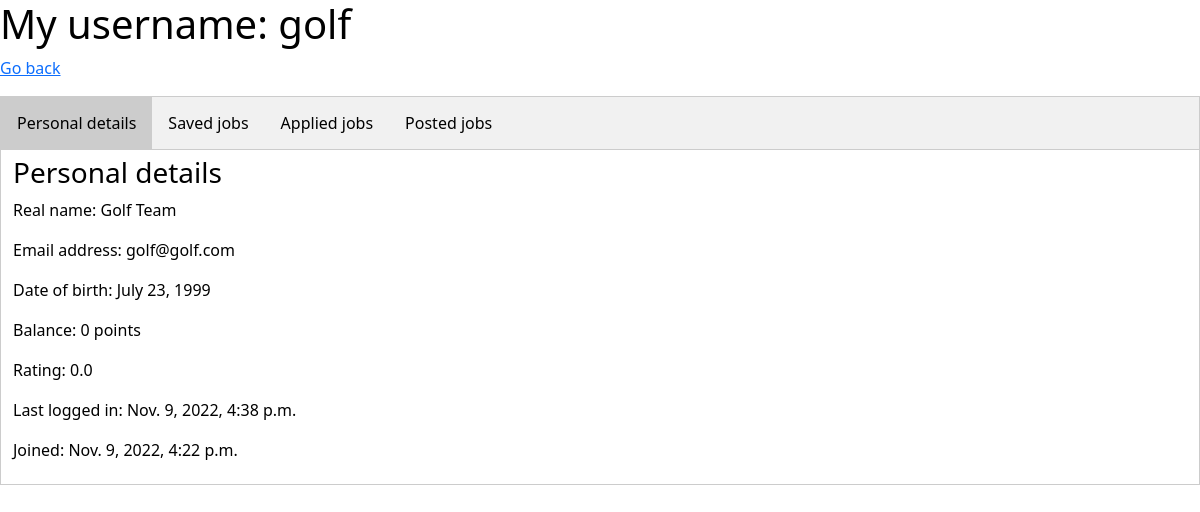
The page /profile/me/ (signed in) on the database as committed earlier.
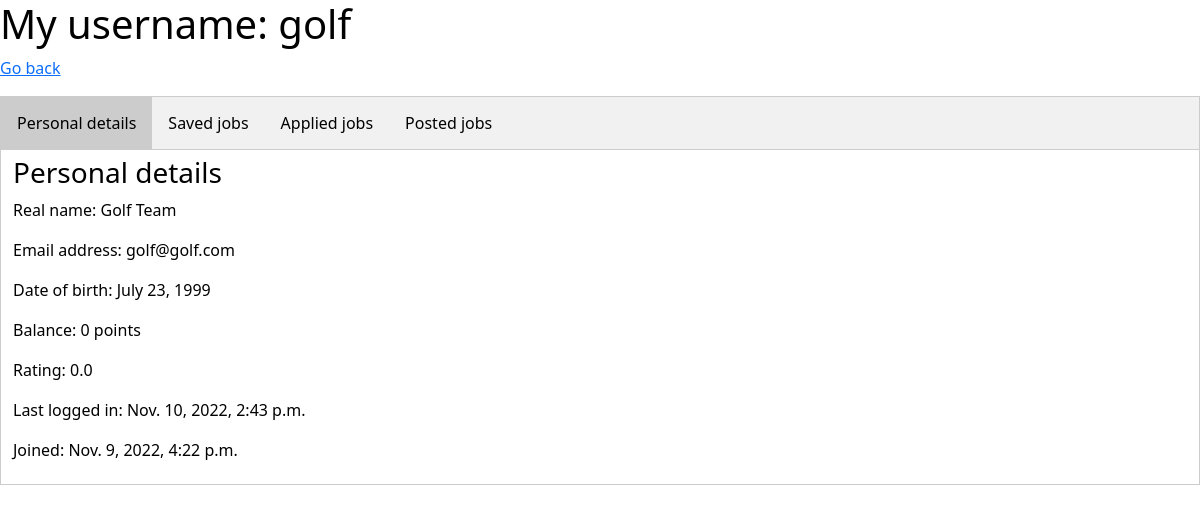
The same page on the database as committed later.
### userprofile/models.py (models this page shows)
class User(AbstractUser):
    balance = models.IntegerField(default=0)
    date_of_birth = models.DateField()
    rating = models.FloatField(default=0)
    REQUIRED_FIELDS = ["first_name", "last_name", "email", "date_of_birth"]

### userprofile/views.py (the view, shortened to what this page needs)
# urls.py: path('me/', views.me, name='me'), # My profile
def me(request):
    template = loader.get_template('userprofile/private.html')
    id = request.user.id
    try:
        user_extended = User.objects.get(pk=id)
    except User.DoesNotExist:
        return HttpResponseNotFound()
    saved_jobs = []
    saved = UserSaveForLater.objects.filter(user_id=id)
    for job in saved:
        saved_jobs.append([job.job_id, job.saving_time])
    applied_jobs = []
    applied = JobProcess.objects.filter(user_id=id)
    for job in applied:
        applied_jobs.append([job.job_id, job.status])
    posted_jobs = []
    posted = JobPosting.objects.filter(poster_id=id)
    for job in posted:
        applicants = list(JobProcess.objects.filter(job_id=job.job_id))
        posted_jobs.append([job, applicants])
    context = {
        'user': user_extended,
        'saved': saved_jobs,
        'applied': applied_jobs,
        'posted': posted_jobs,
    }
    return HttpResponse(template.render(context, request))

### templates/userprofile/private.html (shortened to what this page needs)
{% extends 'base.html' %}
{% block content %}
<h1>My username: {{ user.username }}</h1>
<p><a href="{% url 'home' %}">Go back</a></p>
<div class="tab">
  <button class="tablinks" onclick="openTab(event, 'details')" id="details_tab">Personal details</button>
  <button class="tablinks" onclick="openTab(event, 'saved')" id="saved_tab">Saved jobs</button>
  <button class="tablinks" onclick="openTab(event, 'applied')" id="applied_tab">Applied jobs</button>
  <button class="tablinks" onclick="openTab(event, 'posted')" id="posted_tab">Posted jobs</button>
</div>
<div id="details" class="tabcontent">
  <h3>Personal details</h3>
  <p>Real name: {{ user.first_name }} {{ user.last_name }}</p>
  <p>Email address: {{ user.email }}</p>
  <p>Date of birth: {{ user.date_of_birth }}</p>
  <p>Balance: {{ user.balance }} points</p>
  <p>Rating: {{ user.rating }}</p>
  <p>Last logged in: {{ user.last_login }}</p>
  <p>Joined: {{ user.date_joined }}</p>
</div>
{% endblock %}

Rows that differ between the two databases and show on the page:
changed User "Golf": last_login "Nov. 9, 2022, 4:38 p.m." → "Nov. 10, 2022, 2:43 p.m."
